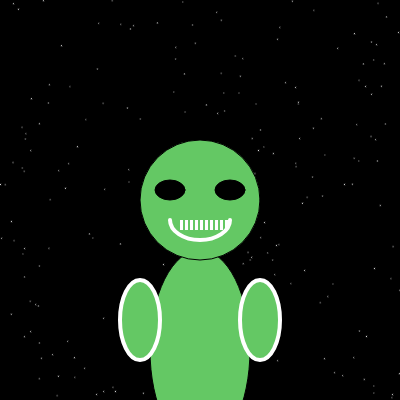
Frame 1 (no input)
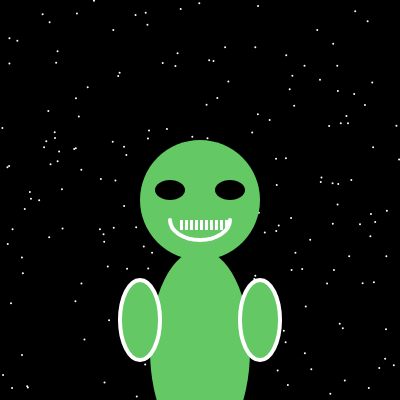
Frame 60 (no input)
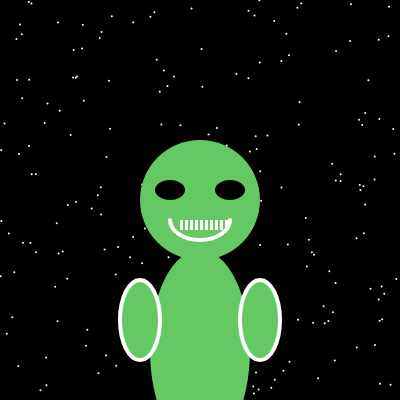
Frame 120 (the mouse pressed at the canvas centre since frame 60)

The p5.js sketch that drew these frames (run headless with seeded random() and noise() and a simulated clock; from frame 60 on, the mouse is pressed at the canvas centre):

// p5.js sketch
// ── sketch.js
let xPos, yPos; // Position variables for the alien
let bodyColor, eyeColor; // Colors for the body and eyes

function setup() {
  createCanvas(400, 400);
  xPos = width / 2;
  yPos = height / 2;
  bodyColor = color(100, 200, 100); // Greenish color for the body
  eyeColor = color(0); // Black color for the eyes
}

function draw() {
  // Draw the space background
  background(0);
  drawStars(200); // Draw 200 stars
  
  // Draw the alien body
  fill(bodyColor);
  ellipse(xPos, yPos + 150, 100, 200); // Main body
  
  // Draw the alien head
  fill(bodyColor);
  ellipse(xPos, yPos, 120, 120); // Head
  
  // Draw the eyes
  fill(eyeColor);
  ellipse(xPos - 30, yPos - 10, 30, 20); // Left eye
  ellipse(xPos + 30, yPos - 10, 30, 20); // Right eye
  
  // Draw the mouth
  stroke(255);
  strokeWeight(4);
  noFill();
  arc(xPos, yPos + 20, 60, 40, 0, PI); // Mouth
  
  // Draw the hands
  fill(bodyColor);
  ellipse(xPos - 60, yPos + 120, 40, 80); // Left hand
  ellipse(xPos + 60, yPos + 120, 40, 80); // Right hand
  
  // Draw the scary teeth
  noStroke();
  fill(255);
  for(let i = 0; i < 10; i++) {
    rect(xPos - 20 + i * 5, yPos + 20, 3, 10);
  }
}

function drawStars(numStars) {
  fill(255);
  for (let i = 0; i < numStars; i++) {
    let x = random(width);
    let y = random(height);
    ellipse(x, y, 2, 2); // Draw a small ellipse as a star
  }
}

function keyPressed() {
  // Move the alien with arrow keys
  if (keyCode === UP_ARROW) {
    yPos -= 10;
  } else if (keyCode === DOWN_ARROW) {
    yPos += 10;
  } else if (keyCode === LEFT_ARROW) {
    xPos -= 10;
  } else if (keyCode === RIGHT_ARROW) {
    xPos += 10;
  }
}
